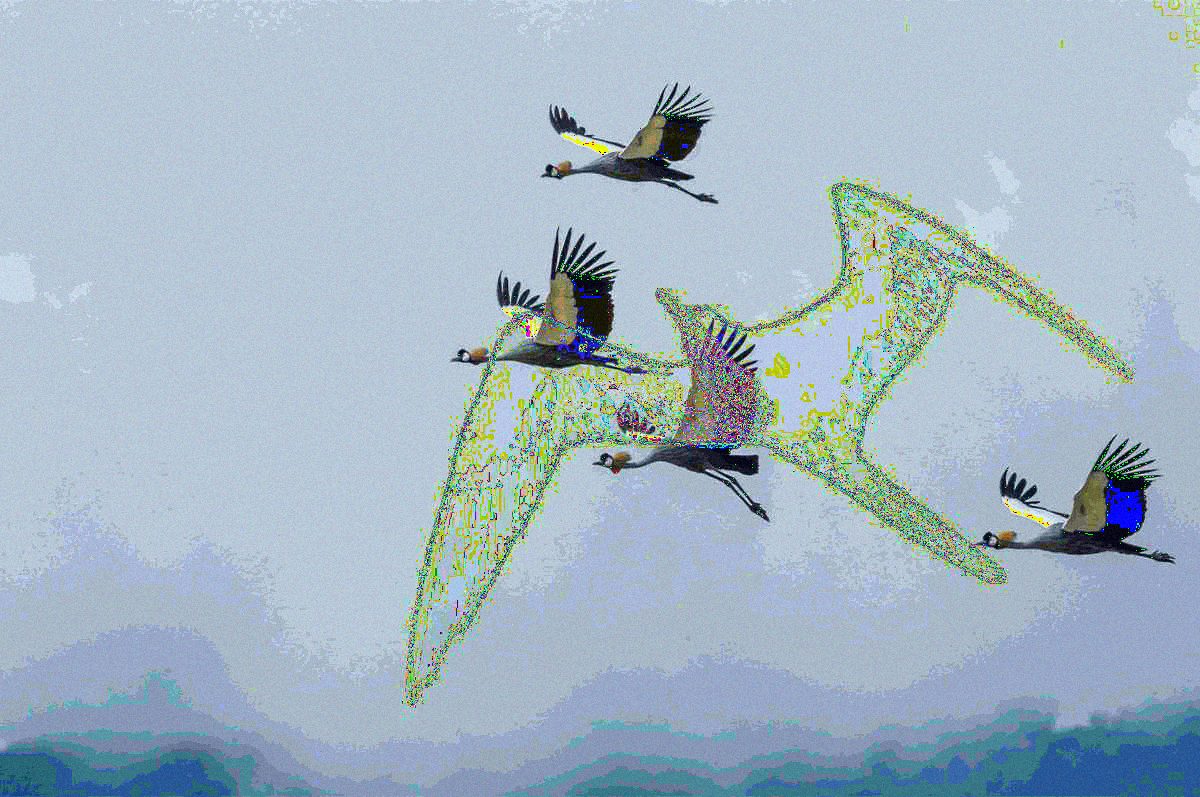
#> input picture rec_hideImage.png, 1200 x 797 px
$ jupyter execute --allow-errors Assignment.ipynb
#> lines starting #> are read from the running program, lines starting #| are printed output that depends on the picture; after the words box and inside, x2 and y2 are one past the last pixel; in counts of white or black regions, pixels touching at a corner belong together
[cell 1]
import pip
pip.main(['install', 'imutils'])

# Import Libraries

[cell 2]
import cv2
import imutils
import numpy as np
import matplotlib.pyplot as plt

# Cover Image

[cell 3]
# read the Image
c_Image = cv2.imread("rec_hideImage.png")
#> c_Image is the input picture: shape (797, 1200, 3); mean B, G, R 196.1, 182.1, 163.5
plt.imshow(c_Image)

[cell 4]
# convert to RGB
col_image = cv2.cvtColor(c_Image, cv2.COLOR_BGR2RGB)
plt.imshow(col_image)

[cell 5]
# convert to grayscale
c_gray = cv2.cvtColor(c_Image, cv2.COLOR_RGB2GRAY)
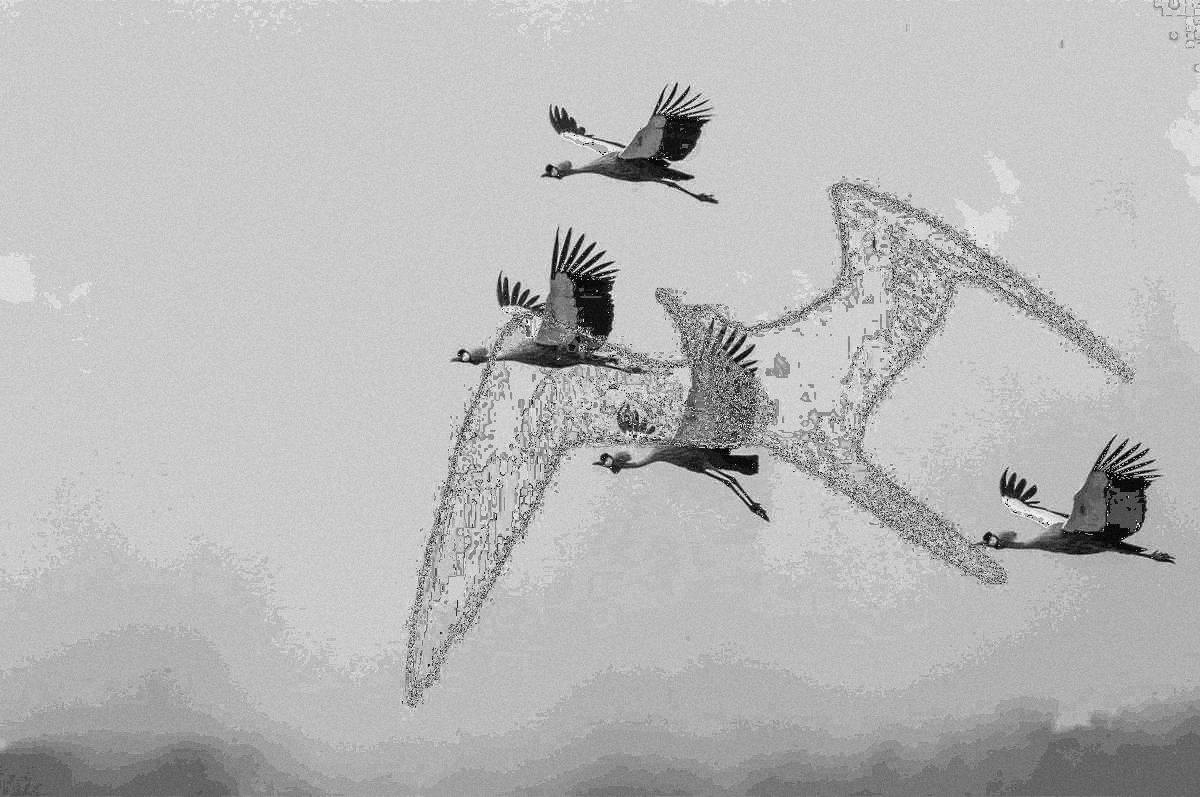
#> c_gray: shape (797, 1200); min 0, max 255, mean 184.1
plt.imshow(c_gray,cmap = 'gray')

[cell 6]
#Canny Edge Detection Algorithm
c_canny = cv2.Canny(c_gray,120, 255, 9)
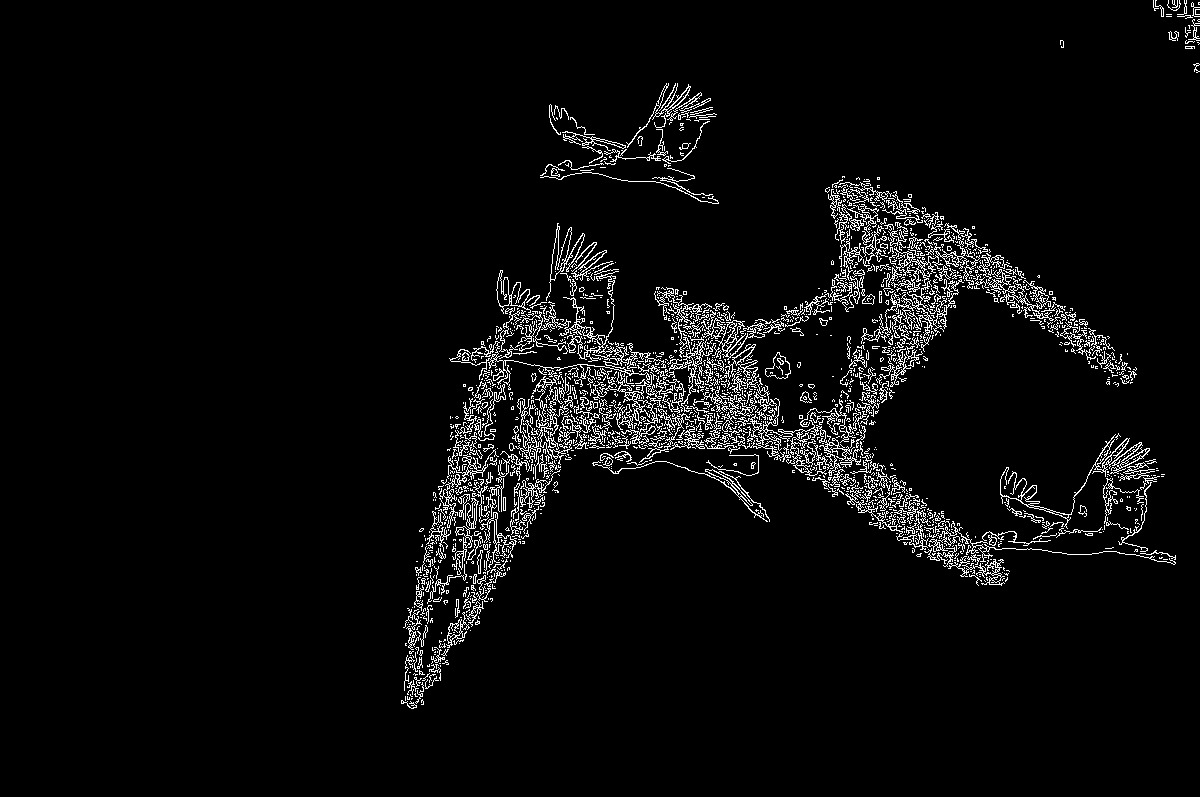
#> c_canny: shape (797, 1200); 4.3% white in thin lines or dots, all inside (x1, y1, x2, y2) = (401, 0, 1200, 709)
plt.imshow(c_canny, cmap='gray')

[cell 7]
kernel = np.ones((3,3),np.uint8)

[cell 8]
c_dilated = cv2.dilate(c_canny, kernel, iterations=2)
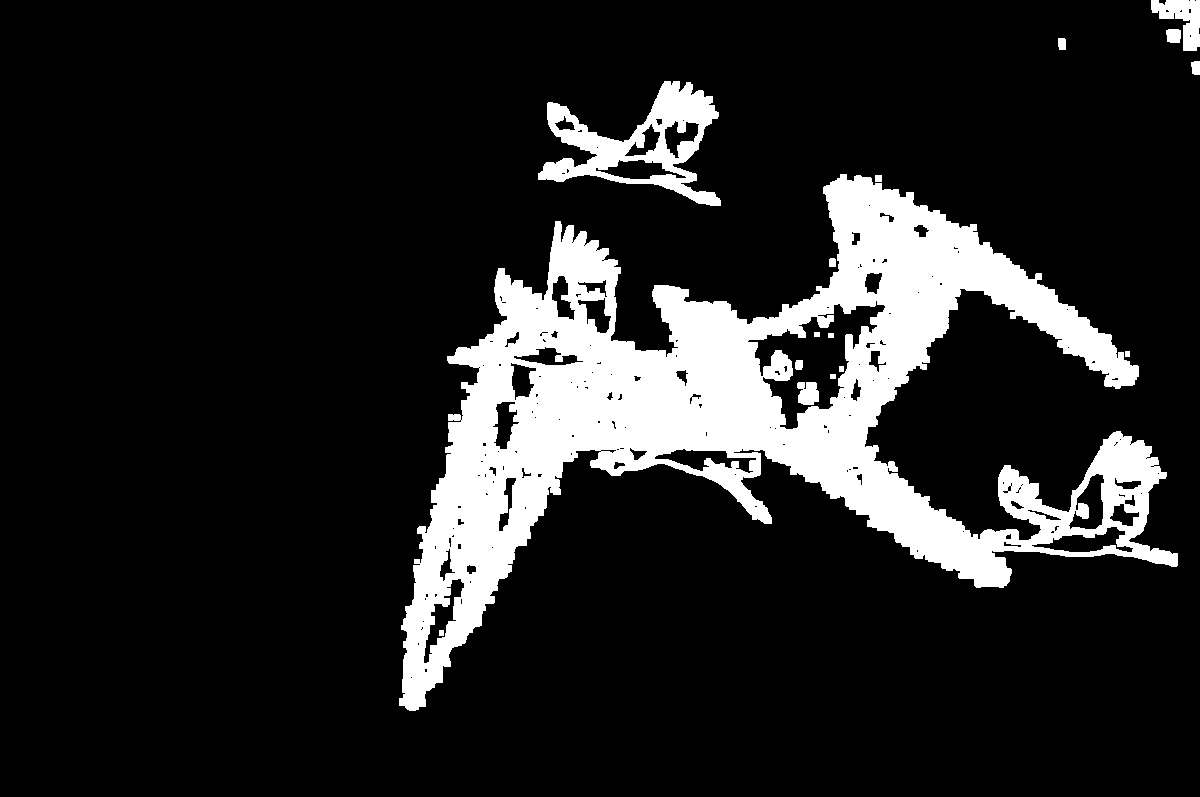
#> c_dilated: shape (797, 1200); 14.2% white; 16 white regions

[cell 9]
plt.imshow(c_dilated, cmap='gray')

[cell 10]
(cnt, heirarchy) = cv2.findContours(c_dilated.copy(), cv2.RETR_EXTERNAL, cv2.CHAIN_APPROX_NONE)
#> cnt = 9 contours; largest, box (x1, y1, x2, y2) and area: (399, 174, 1178, 711) 139031, (538, 81, 721, 206) 10060, (1151, 0, 1200, 51) 1240, (1166, 29, 1181, 43) 166, (1191, 61, 1200, 75) 92
rgb = cv2.cvtColor(c_Image, cv2.COLOR_BGR2RGB)
cv2.drawContours(rgb, cnt, -1, (0,255,0),2)
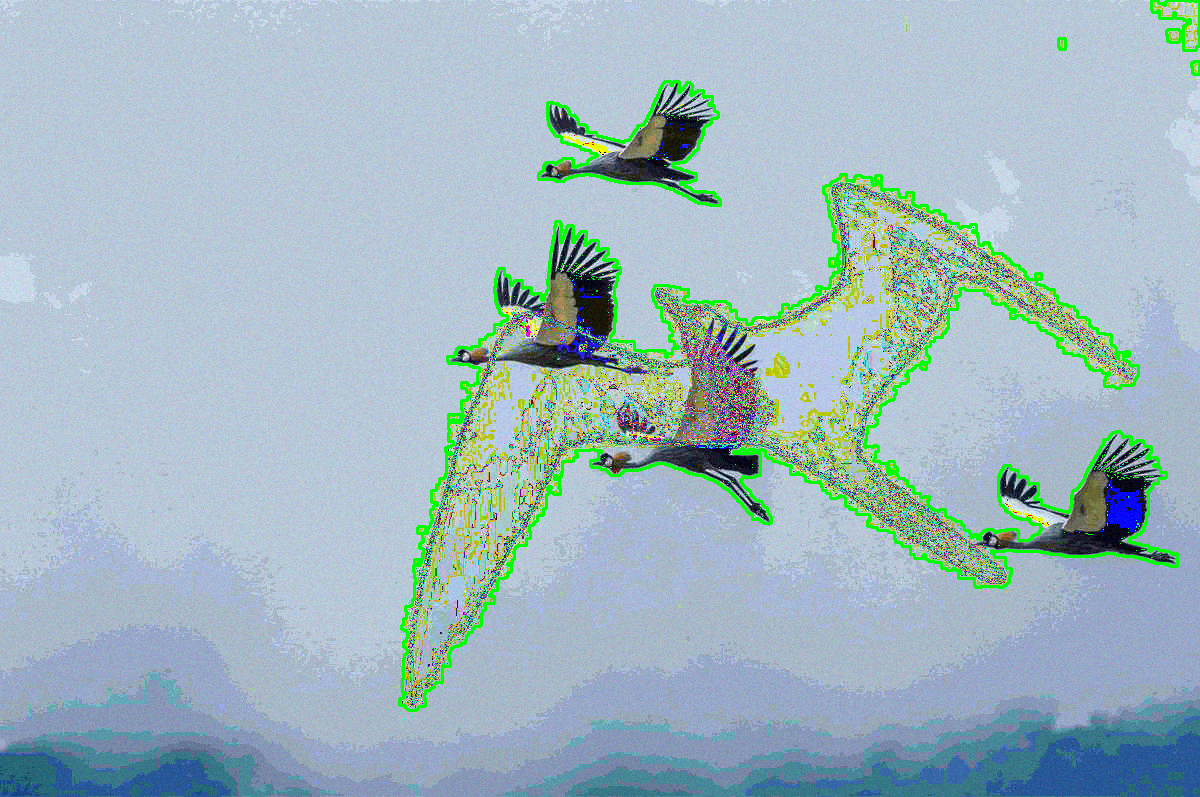
#> rgb: shape (797, 1200, 3); mean R, G, B 159.7, 183.4, 191.7
plt.imshow(rgb)

[cell 11]
print("No. of Objets", len(cnt))
#| No. of Objets 9

# Hide Image

[cell 12]
# read the Image to Hide
h_Image = cv2.imread("test2.png")
#> (the rest of this cell did not finish here and is left out)

#> (a cell that did not finish here is left out)

#> (a cell that did not finish here is left out)

#> (a cell that did not finish here is left out)

[cell 16]
kernel = np.ones((3,3),np.uint8)

#> (a cell that did not finish here is left out)

#> (a cell that did not finish here is left out)

#> (a cell that did not finish here is left out)

[cell 20]
print("No. of Objets in Hide Image", len(cnt))
#| No. of Objets in Hide Image 9

$ run again, with hideImg.png copied over rec_hideImage.png
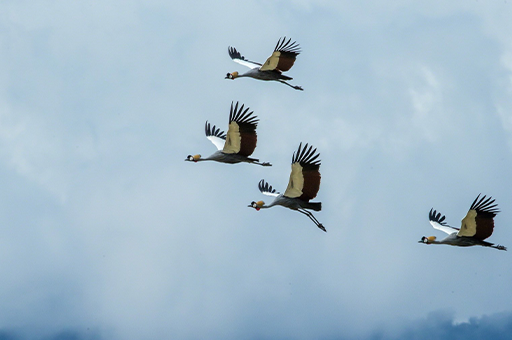
#> input picture hideImg.png, 512 x 340 px
#> c_Image is the input picture: shape (340, 512, 3); mean B, G, R 203.6, 187, 162.7
#> `c_canny = cv2.Canny(c_gray,120, 255, 9)`:
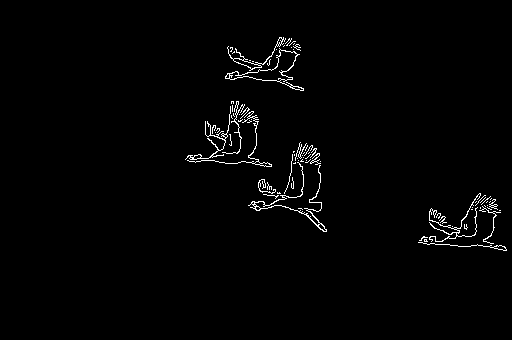
#> c_canny: shape (340, 512); 1.5% white in thin lines or dots, all inside (x1, y1, x2, y2) = (185, 37, 507, 251)
#> c_dilated: shape (340, 512); 6.2% white; 4 white regions
#> cnt = 4 contours; box (x1, y1, x2, y2) and area: (246, 140, 329, 234) 3395, (183, 99, 274, 169) 3051, (416, 191, 509, 253) 2979, (223, 35, 306, 93) 2450
#> `cv2.drawContours(rgb, cnt, -1, (0,255,0),2)`:
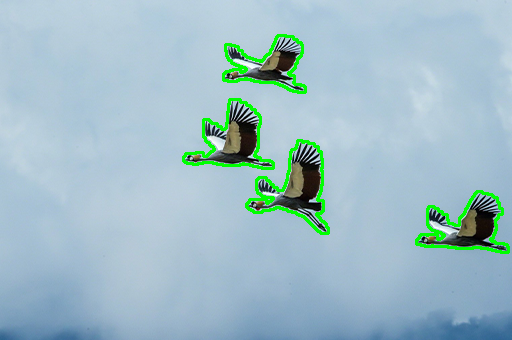
#> rgb: shape (340, 512, 3); mean R, G, B 158.3, 188.7, 198.1
#| No. of Objets 4
#| No. of Objets in Hide Image 4
